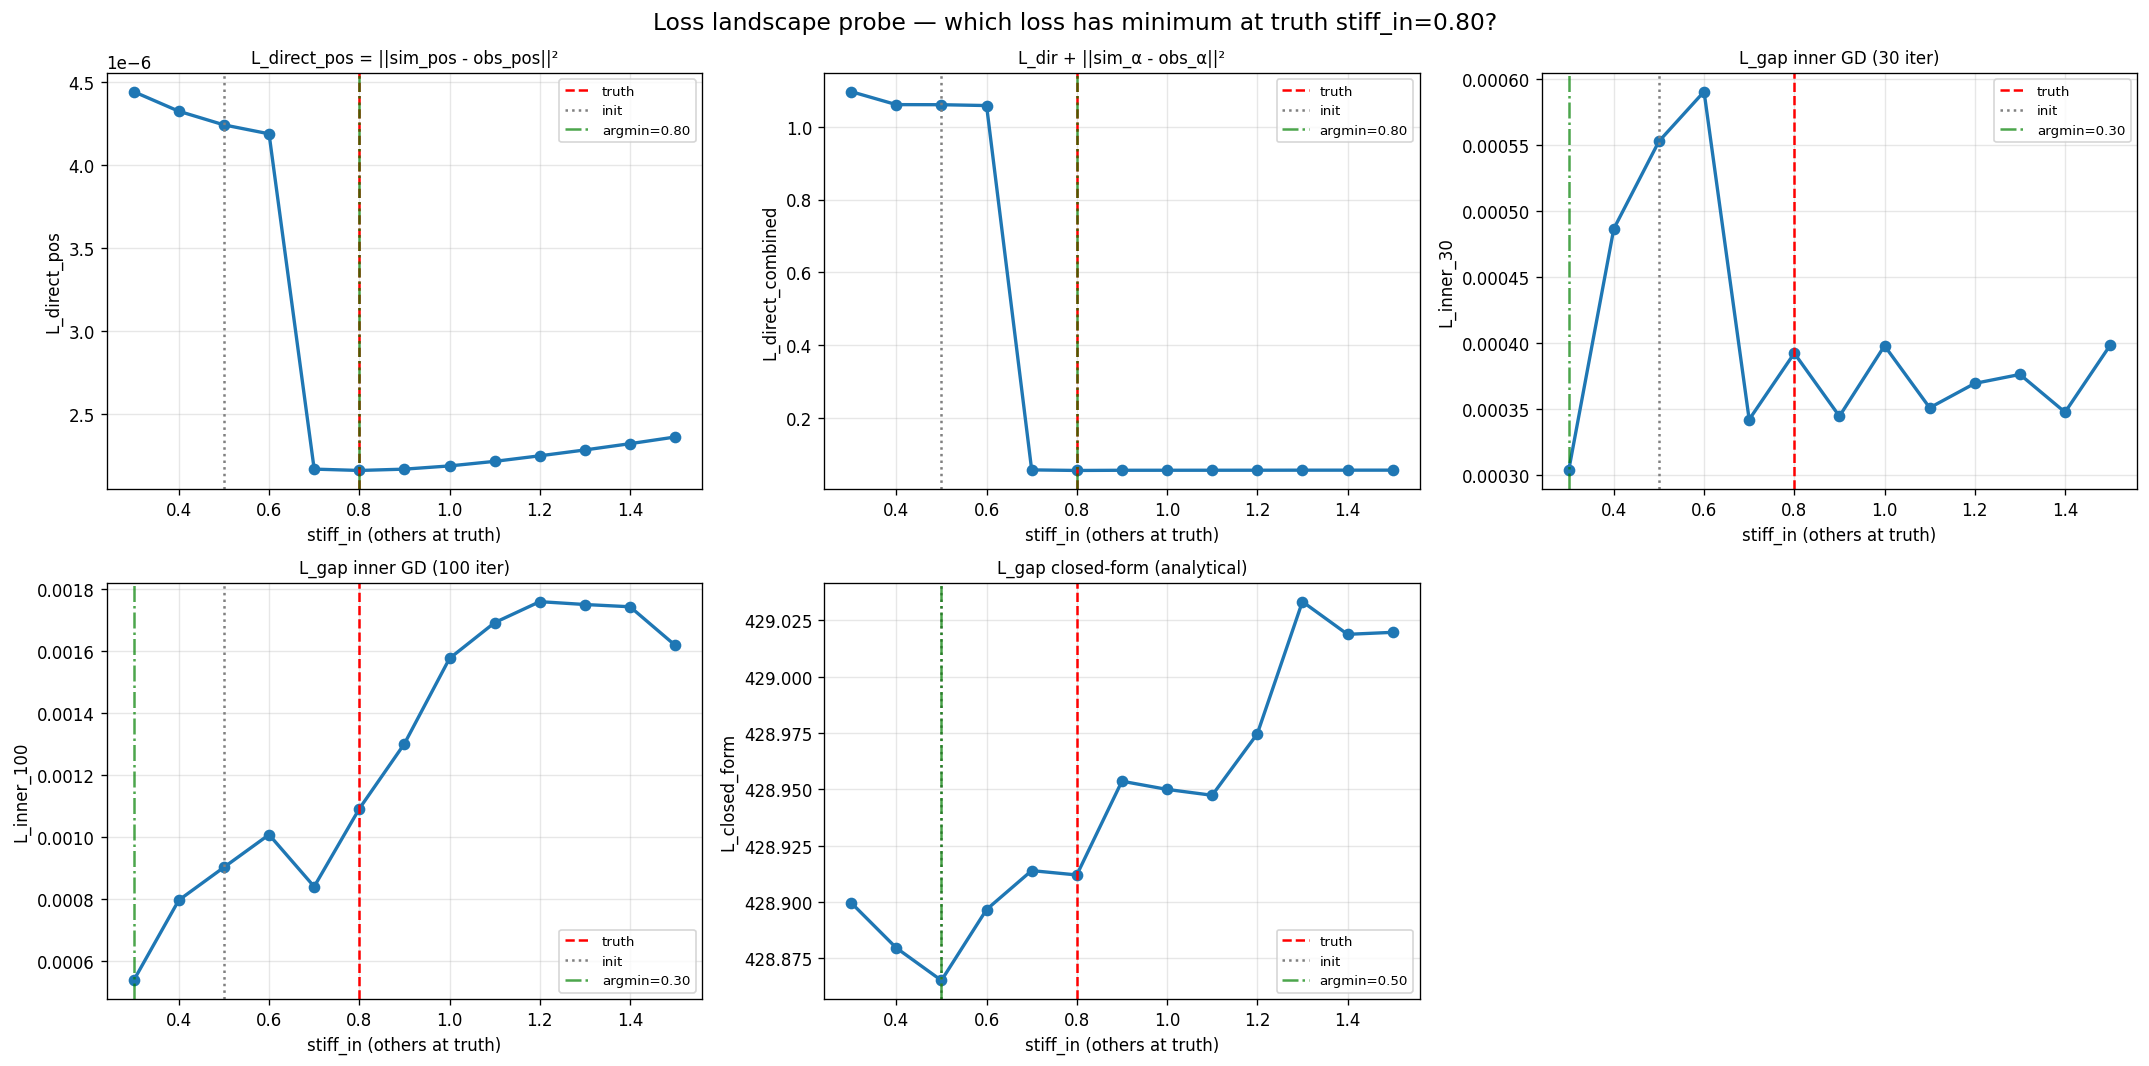

Write the Python code that produced this figure.
"""Step-by-step loss landscape diagnostic.

For each candidate loss formulation, probe along stiff_in axis and look for
minimum location. If a formulation gives clean minimum at truth, we've found
the right loss.

Loss candidates:
   A. L_direct_pos = ||sim_pos - obs_pos||²
      (Simplest possible. No inner GD. Direct sim-obs distance.)

   B. L_direct_combined = L_direct_pos + ||sim_alpha - obs_alpha||²
      (Adds alpha matching.)

   C. L_gap_30iter  (current: gd_inner_loop_stable with n_iter=30, lr_pos=0.5)

   D. L_gap_100iter (same but more iterations to test convergence)

   E. L_gap_closed_form (closed_form_inner — analytical exact correction)
      Should be equivalent to L_direct at convergence per Liang formula.

Mode C inject is INCLUDED in each measurement (same as calibration uses).

Probe stiff_in ∈ {0.3, 0.4, ..., 1.5}.
"""

import sys
import math
from pathlib import Path
import numpy as np
import torch

REPO = Path(__file__).resolve().parents[2]
sys.path.insert(0, str(REPO))
sys.path.insert(0, str(REPO / "pf_shape_matching_warp"))

import warp as wp  # noqa: E402
wp.init()
print(f"Warp {wp.__version__}  /  Torch {torch.__version__}")

import matplotlib  # noqa: E402
matplotlib.use("Agg")
import matplotlib.pyplot as plt  # noqa: E402

from tools.day2_solver_wrapper import setup_solver_with_rest, solver_save_state  # noqa: E402
from tools.day6b_full_forward_torch_op import WarpFullForwardOp  # noqa: E402
from tools.day8_stable_inner_loop import gd_inner_loop_stable, closed_form_inner  # noqa: E402

from tools.stageA_inclusion_recovery import (  # noqa: E402
    build_inclusion_truth, gen_obs_per_particle_stiff,
)
from tools.pointnetpp.multi_mesh_test import (  # noqa: E402
    MESH_CONFIGS, make_traj_from_spec,
)


def run_forward_T_frames(stiff_pp_np, tau_pp_np, ctx, mode_c_inject=True):
    """Run T frames forward, optionally with Mode C inject between frames.

    Returns list of (sim_pos, sim_alpha, sim_dv) per frame.
    """
    device = ctx["device"]
    theta_torch = torch.tensor(ctx["theta_truth"], dtype=torch.float32, device=device, requires_grad=False)
    stiff_torch = torch.tensor(stiff_pp_np, dtype=torch.float32, device=device, requires_grad=False)
    tau_torch = torch.tensor(tau_pp_np, dtype=torch.float32, device=device, requires_grad=False)
    solver = ctx["solver"]
    rest_state = ctx["rest_state"]
    obs_pos_t = ctx["obs_pos_A_t"]
    obs_alpha_t = ctx["obs_alpha_A_t"]
    knife_traj = ctx["knife_traj_A"]
    knife_radius = ctx["knife_radius"]
    edges_a_t = ctx["edges_a_t"]
    edges_b_t = ctx["edges_b_t"]
    edges_rest_t = ctx["edges_rest_t"]

    solver.reset_to_rest(ctx["pos_rest"])
    state = rest_state
    sim_frames = []
    for t in range(len(knife_traj)):
        # Forward sim — no_grad fine here since we don't need to backprop through it
        with torch.no_grad():
            alpha_t, pos_t, dv_t = WarpFullForwardOp.apply(
                theta_torch, solver, state, knife_traj[t], knife_radius,
                stiff_torch, tau_torch,
            )
        sim_frames.append((pos_t.cpu().numpy().copy(),
                              alpha_t.cpu().numpy().copy(),
                              dv_t.cpu().numpy().copy()))
        # Mode C inject — inner GD needs autograd (NOT in no_grad context)
        if mode_c_inject:
            tau_inner_val = float(tau_pp_np.mean())
            # Detach pos_t and dv_t (no need for grad through sim), but allow inner GD to track delta
            pos_t_d = pos_t.detach()
            dv_t_d = dv_t.detach()
            delta_x, delta_dv, _ = gd_inner_loop_stable(
                pos_t_d, dv_t_d, obs_pos_t[t], obs_alpha_t[t],
                theta_torch, edges_a_t, edges_b_t, edges_rest_t,
                n_iter=30, lr_pos=0.5, lr_dv_factor=1.0,
                lambda_cav=1.0, lambda_E=0.0,
                s_inner=float(theta_torch[1].item()),
                tau_inner=tau_inner_val,
            )
            state = solver_save_state(solver)
            dx_np = delta_x.detach().cpu().numpy()
            ddv_np = delta_dv.detach().cpu().numpy()
            state["pos"] = state["pos"] + dx_np
            state["particle_damage"] = np.maximum(state["particle_damage"] + ddv_np, 0.0)
            new_dv = state["particle_damage"]
            cur_s = float(theta_torch[1].item())
            state["alpha"] = 1.0 / (1.0 + np.exp(np.clip(
                cur_s * (new_dv - tau_pp_np), -50, 50)))
        else:
            state = solver_save_state(solver)
    return sim_frames


def loss_direct_pos(sim_frames, obs_pos_list):
    """L = mean over t of ||sim_pos[t] - obs_pos[t]||²"""
    losses = []
    for t, (sp, _, _) in enumerate(sim_frames):
        losses.append(float(((sp - obs_pos_list[t]) ** 2).sum()))
    return float(np.mean(losses))


def loss_direct_combined(sim_frames, obs_pos_list, obs_alpha_list):
    """L = mean over t of (||sim_pos - obs_pos||² + ||sim_alpha - obs_alpha||²)"""
    losses = []
    for t, (sp, sa, _) in enumerate(sim_frames):
        L = float(((sp - obs_pos_list[t]) ** 2).sum()) + float(((sa - obs_alpha_list[t]) ** 2).sum())
        losses.append(L)
    return float(np.mean(losses))


def loss_inner_gd(sim_frames, ctx, n_iter=30, tau_pp_np=None):
    """L_gap = mean over t of ||delta_x_GD||² + ||delta_dv_GD||²"""
    device = ctx["device"]
    obs_pos_t = ctx["obs_pos_A_t"]
    obs_alpha_t = ctx["obs_alpha_A_t"]
    edges_a_t = ctx["edges_a_t"]
    edges_b_t = ctx["edges_b_t"]
    edges_rest_t = ctx["edges_rest_t"]
    theta_torch = torch.tensor(ctx["theta_truth"], dtype=torch.float32, device=device, requires_grad=False)
    tau_inner_val = float(tau_pp_np.mean())
    losses = []
    for t, (sp, sa, sdv) in enumerate(sim_frames):
        sp_t = torch.tensor(sp, dtype=torch.float32, device=device, requires_grad=False)
        sdv_t = torch.tensor(sdv, dtype=torch.float32, device=device, requires_grad=False)
        delta_x, delta_dv, info = gd_inner_loop_stable(
            sp_t, sdv_t, obs_pos_t[t], obs_alpha_t[t],
            theta_torch, edges_a_t, edges_b_t, edges_rest_t,
            n_iter=n_iter, lr_pos=0.5, lr_dv_factor=1.0,
            lambda_cav=1.0, lambda_E=0.0,
            s_inner=float(theta_torch[1].item()),
            tau_inner=tau_inner_val,
        )
        L_gap = float((delta_x ** 2).sum() + (delta_dv ** 2).sum())
        losses.append(L_gap)
    return float(np.mean(losses))


def loss_closed_form(sim_frames, ctx, tau_pp_np=None):
    """L_gap_cf = mean over t of ||delta_x_cf||² + ||delta_dv_cf||²
    using closed-form inner solver (exact analytical correction)."""
    device = ctx["device"]
    obs_pos_t = ctx["obs_pos_A_t"]
    obs_alpha_t = ctx["obs_alpha_A_t"]
    theta_torch = torch.tensor(ctx["theta_truth"], dtype=torch.float32, device=device, requires_grad=False)
    losses = []
    for t, (sp, sa, sdv) in enumerate(sim_frames):
        sp_t = torch.tensor(sp, dtype=torch.float32, device=device, requires_grad=False)
        sdv_t = torch.tensor(sdv, dtype=torch.float32, device=device, requires_grad=False)
        delta_x, delta_dv = closed_form_inner(sp_t, sdv_t, obs_pos_t[t], obs_alpha_t[t], theta_torch)
        L_gap = float((delta_x ** 2).sum() + (delta_dv ** 2).sum())
        losses.append(L_gap)
    return float(np.mean(losses))


def main():
    cfg = MESH_CONFIGS[0]
    device = "cuda:0"
    T = 10
    print(f"\n=== Loss landscape diagnostic on {cfg['name']} ===")
    solver, rest_state, mesh_info = setup_solver_with_rest(str(REPO / cfg["path"]))
    N = solver.N
    solver.damping = 0.99
    solver.num_iterations = 2
    pos_rest = mesh_info["vertices"]
    bbox_min = pos_rest.min(0); bbox_max = pos_rest.max(0); bbox_size = bbox_max - bbox_min
    knife_radius = cfg["knife_radius_abs"]
    incl_center = bbox_min + np.array(cfg["incl_center_rel"]) * bbox_size
    incl_radius = cfg["incl_radius_abs"]
    stiff_truth, inclusion_mask, _, _ = build_inclusion_truth(
        pos_rest, stiff_in=cfg["stiff_in"], stiff_out=cfg["stiff_out"],
        center_override=tuple(incl_center), radius_override=float(incl_radius))
    tau_truth = np.where(inclusion_mask, cfg["tau_in"], cfg["tau_out"]).astype(np.float32)
    n_incl = int(inclusion_mask.sum())
    print(f"  N={N}  incl={n_incl} ({n_incl/N*100:.2f}%)")

    theta_truth = np.array([3.0, 100.0, 0.3], dtype=np.float32)
    traj_A = make_traj_from_spec(cfg["traj_specs"]["A"], bbox_min, bbox_max, T)
    solver.reset_to_rest(pos_rest)
    obs_pos, obs_alpha = gen_obs_per_particle_stiff(
        solver, rest_state, theta_truth, stiff_truth, traj_A, knife_radius, device,
        tau_truth_np=tau_truth)
    obs_pos_A_t = [torch.tensor(p, dtype=torch.float32, device=device) for p in obs_pos]
    obs_alpha_A_t = [torch.tensor(a, dtype=torch.float32, device=device) for a in obs_alpha]
    edges_a_t = torch.tensor(solver.e["a"].numpy().astype(np.int64), dtype=torch.long, device=device)
    edges_b_t = torch.tensor(solver.e["b"].numpy().astype(np.int64), dtype=torch.long, device=device)
    edges_a_np = solver.e["a"].numpy().astype(np.int64)
    edges_b_np = solver.e["b"].numpy().astype(np.int64)
    edge_rest_len = np.linalg.norm(pos_rest[edges_a_np] - pos_rest[edges_b_np], axis=1)
    edges_rest_t = torch.tensor(edge_rest_len, dtype=torch.float32, device=device)

    ctx = dict(
        solver=solver, rest_state=rest_state, N=N, device=device,
        knife_traj_A=traj_A, knife_radius=knife_radius,
        pos_rest=pos_rest, theta_truth=theta_truth,
        obs_pos_A_t=obs_pos_A_t, obs_alpha_A_t=obs_alpha_A_t,
        edges_a_t=edges_a_t, edges_b_t=edges_b_t, edges_rest_t=edges_rest_t,
    )

    stiff_in_grid = np.linspace(0.30, 1.50, 13)

    # Compute 5 losses for each stiff_in value
    print(f"\n  Probing 5 loss formulations across {len(stiff_in_grid)} stiff_in values...")
    print(f"  (with Mode C inject — matches calibration setup)\n")

    results = dict(L_direct_pos=[], L_direct_combined=[],
                     L_inner_30=[], L_inner_100=[], L_closed_form=[])

    print(f"  {'stiff_in':>8}  {'L_direct_pos':>14}  {'L_dir_combined':>14}  "
          f"{'L_inner_30':>12}  {'L_inner_100':>12}  {'L_closed_form':>14}")

    for s_in in stiff_in_grid:
        stiff_probe = stiff_truth.copy()
        stiff_probe[inclusion_mask] = s_in
        # Forward T frames (single run, reused for all losses)
        sim_frames = run_forward_T_frames(stiff_probe, tau_truth, ctx, mode_c_inject=True)
        L_a = loss_direct_pos(sim_frames, obs_pos)
        L_b = loss_direct_combined(sim_frames, obs_pos, obs_alpha)
        # Re-run forward without mode_c inject for inner GD (to keep sim_frames consistent)
        L_c = loss_inner_gd(sim_frames, ctx, n_iter=30, tau_pp_np=tau_truth)
        L_d = loss_inner_gd(sim_frames, ctx, n_iter=100, tau_pp_np=tau_truth)
        L_e = loss_closed_form(sim_frames, ctx, tau_pp_np=tau_truth)
        results["L_direct_pos"].append(L_a)
        results["L_direct_combined"].append(L_b)
        results["L_inner_30"].append(L_c)
        results["L_inner_100"].append(L_d)
        results["L_closed_form"].append(L_e)
        print(f"  {s_in:>8.3f}  {L_a:>14.4e}  {L_b:>14.4e}  "
              f"{L_c:>12.4e}  {L_d:>12.4e}  {L_e:>14.4e}", flush=True)

    # Summary per loss
    print(f"\n{'='*72}")
    print(f"SUMMARY — minimum location per loss formulation (truth = 0.80)")
    print(f"{'='*72}")
    for name in results:
        vals = np.array(results[name])
        argmin = stiff_in_grid[int(np.argmin(vals))]
        rel_truth = (vals[int(np.argmin(np.abs(stiff_in_grid - 0.80)))] - vals.min()) / max(vals.min(), 1e-12) * 100
        spread = (vals.max() - vals.min()) / max(vals.min(), 1e-12) * 100
        verdict = "✓ at truth" if abs(argmin - 0.80) < 0.1 else f"✗ at {argmin:.2f} (truth+{argmin-0.80:+.2f})"
        print(f"  {name:18s}  argmin = {argmin:.2f}  {verdict}  "
              f"(L at truth is {rel_truth:.1f}% above min, spread {spread:.1f}%)")

    # Plot 5 landscapes
    fig, axes = plt.subplots(2, 3, figsize=(18, 9))
    for idx, (name, label) in enumerate([
        ("L_direct_pos", "L_direct_pos = ||sim_pos - obs_pos||²"),
        ("L_direct_combined", "L_dir + ||sim_α - obs_α||²"),
        ("L_inner_30", "L_gap inner GD (30 iter)"),
        ("L_inner_100", "L_gap inner GD (100 iter)"),
        ("L_closed_form", "L_gap closed-form (analytical)"),
    ]):
        ax = axes.flatten()[idx]
        vals = results[name]
        ax.plot(stiff_in_grid, vals, "o-", lw=2)
        ax.axvline(0.80, color="red", linestyle="--", label="truth")
        ax.axvline(0.50, color="gray", linestyle=":", label="init")
        argmin = stiff_in_grid[int(np.argmin(vals))]
        ax.axvline(argmin, color="green", linestyle="-.", alpha=0.7, label=f"argmin={argmin:.2f}")
        ax.set_xlabel("stiff_in (others at truth)")
        ax.set_ylabel(name)
        ax.set_title(label, fontsize=10)
        ax.grid(alpha=0.3)
        ax.legend(fontsize=8)
    axes.flatten()[5].axis("off")
    fig.suptitle("Loss landscape probe — which loss has minimum at truth stiff_in=0.80?",
                  fontsize=14)
    fig.tight_layout()
    out_path = REPO / "tools" / "pointnetpp" / "diag_loss_landscape.png"
    fig.savefig(str(out_path), dpi=120, bbox_inches="tight")
    print(f"\nsaved {out_path}")


if __name__ == "__main__":
    main()
